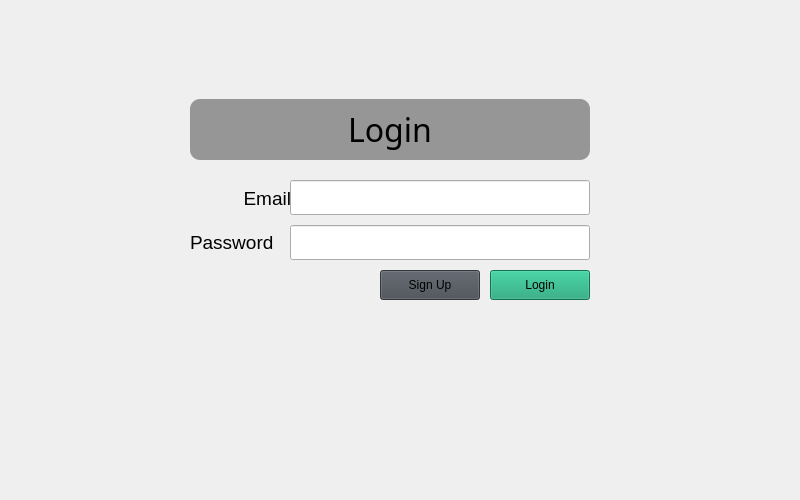
<?xml version="1.0" encoding="UTF-8"?>
<ui version="4.0">
 <class>Form</class>
 <widget class="QWidget" name="Form">
  <property name="geometry">
   <rect>
    <x>0</x>
    <y>0</y>
    <width>800</width>
    <height>500</height>
   </rect>
  </property>
  <property name="windowTitle">
   <string>Form</string>
  </property>
  <property name="styleSheet">
   <string notr="true">background-image: url(&quot;./images/loginBack.jpg&quot;)</string>
  </property>
  <widget class="QPushButton" name="log_login_butt">
   <property name="geometry">
    <rect>
     <x>490</x>
     <y>270</y>
     <width>100</width>
     <height>30</height>
    </rect>
   </property>
   <property name="font">
    <font/>
   </property>
   <property name="styleSheet">
    <string notr="true">color: rgb(0, 0, 0);
background-color: rgb(21, 161, 116)
</string>
   </property>
   <property name="text">
    <string>Login</string>
   </property>
  </widget>
  <widget class="QLineEdit" name="log_pass_line">
   <property name="geometry">
    <rect>
     <x>290</x>
     <y>225</y>
     <width>300</width>
     <height>35</height>
    </rect>
   </property>
   <property name="font">
    <font>
     <pointsize>11</pointsize>
    </font>
   </property>
  </widget>
  <widget class="QLabel" name="login_label">
   <property name="enabled">
    <bool>true</bool>
   </property>
   <property name="geometry">
    <rect>
     <x>190</x>
     <y>99</y>
     <width>400</width>
     <height>61</height>
    </rect>
   </property>
   <property name="font">
    <font>
     <family>Ubuntu Condensed</family>
     <pointsize>24</pointsize>
     <weight>50</weight>
     <italic>false</italic>
     <bold>false</bold>
     <underline>false</underline>
    </font>
   </property>
   <property name="styleSheet">
    <string notr="true">border-radius: 10%;
font: &quot;Ubuntu Mono&quot;;
background-color: rgb(150, 150, 150);
border-style: solid;
border-color: rgb(32, 74, 135);
font-family: &quot;Ubuntu Condensed&quot;;
font-size: 75</string>
   </property>
   <property name="frameShape">
    <enum>QFrame::NoFrame</enum>
   </property>
   <property name="lineWidth">
    <number>1</number>
   </property>
   <property name="text">
    <string>Login</string>
   </property>
   <property name="alignment">
    <set>Qt::AlignCenter</set>
   </property>
  </widget>
  <widget class="QLabel" name="email_label">
   <property name="geometry">
    <rect>
     <x>190</x>
     <y>180</y>
     <width>101</width>
     <height>37</height>
    </rect>
   </property>
   <property name="font">
    <font>
     <pointsize>14</pointsize>
    </font>
   </property>
   <property name="layoutDirection">
    <enum>Qt::LeftToRight</enum>
   </property>
   <property name="autoFillBackground">
    <bool>false</bool>
   </property>
   <property name="styleSheet">
    <string notr="true">color: rgb(0, 0, 0);
border: rgb(255, 255, 255)
</string>
   </property>
   <property name="text">
    <string>Email</string>
   </property>
   <property name="alignment">
    <set>Qt::AlignRight|Qt::AlignTrailing|Qt::AlignVCenter</set>
   </property>
   <property name="margin">
    <number>10</number>
   </property>
  </widget>
  <widget class="QLabel" name="pass_label">
   <property name="geometry">
    <rect>
     <x>190</x>
     <y>225</y>
     <width>100</width>
     <height>35</height>
    </rect>
   </property>
   <property name="font">
    <font>
     <pointsize>14</pointsize>
    </font>
   </property>
   <property name="focusPolicy">
    <enum>Qt::ClickFocus</enum>
   </property>
   <property name="styleSheet">
    <string notr="true">color: rgb(0, 0, 0)</string>
   </property>
   <property name="text">
    <string>Password</string>
   </property>
   <property name="margin">
    <number>10</number>
   </property>
  </widget>
  <widget class="QLineEdit" name="log_email_line">
   <property name="geometry">
    <rect>
     <x>290</x>
     <y>180</y>
     <width>300</width>
     <height>35</height>
    </rect>
   </property>
   <property name="font">
    <font>
     <pointsize>11</pointsize>
    </font>
   </property>
   <property name="styleSheet">
    <string notr="true"/>
   </property>
  </widget>
  <widget class="QPushButton" name="log_reg_butt">
   <property name="geometry">
    <rect>
     <x>380</x>
     <y>270</y>
     <width>100</width>
     <height>30</height>
    </rect>
   </property>
   <property name="font">
    <font/>
   </property>
   <property name="styleSheet">
    <string notr="true">background-color: rgb(71, 76, 84);
color: rgb(0, 0, 0)
</string>
   </property>
   <property name="text">
    <string>Sign Up</string>
   </property>
  </widget>
  <widget class="QLabel" name="warning">
   <property name="geometry">
    <rect>
     <x>294</x>
     <y>160</y>
     <width>291</width>
     <height>20</height>
    </rect>
   </property>
   <property name="font">
    <font>
     <pointsize>10</pointsize>
    </font>
   </property>
   <property name="styleSheet">
    <string notr="true">color: rgb(255, 0, 0);</string>
   </property>
   <property name="text">
    <string/>
   </property>
  </widget>
  <zorder>email_label</zorder>
  <zorder>log_login_butt</zorder>
  <zorder>log_pass_line</zorder>
  <zorder>login_label</zorder>
  <zorder>pass_label</zorder>
  <zorder>log_email_line</zorder>
  <zorder>log_reg_butt</zorder>
  <zorder>warning</zorder>
 </widget>
 <resources/>
 <connections/>
</ui>
